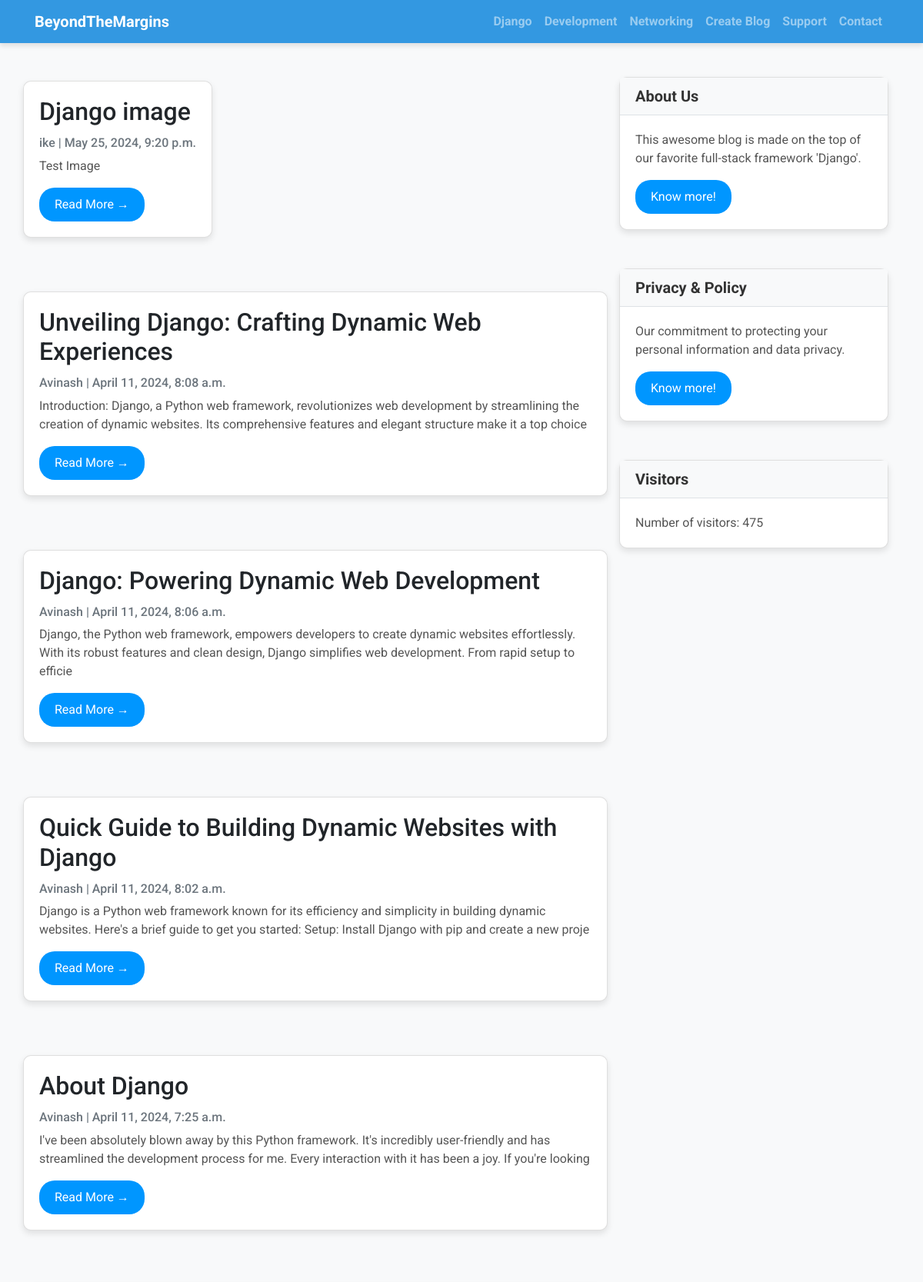
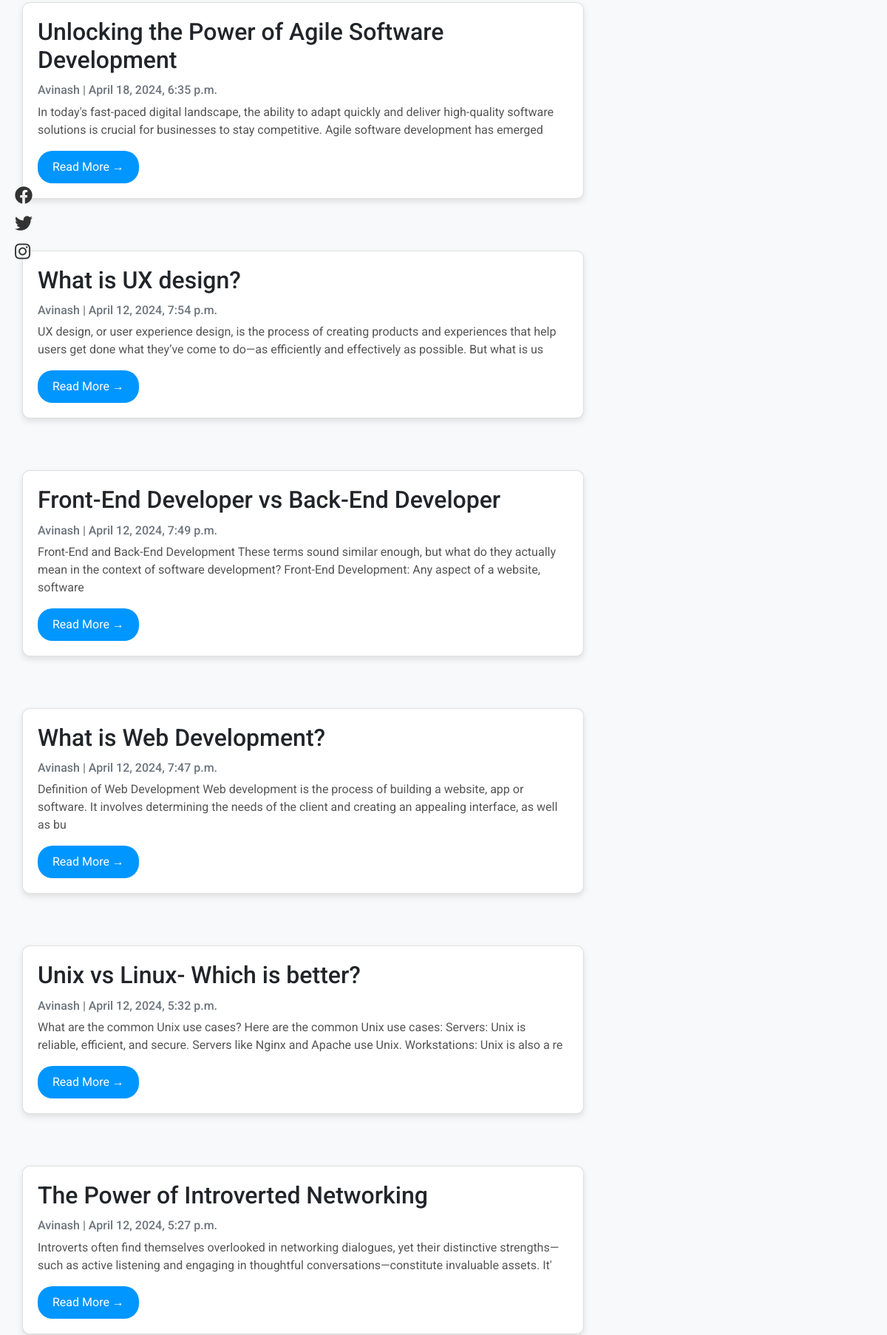
The app's page / (signed in, upper part) with its own data (2 pictures, top to bottom).
### Blog_app/models.py (models this page shows, shortened)
class Django(models.Model):
    title = models.CharField(max_length=200, unique=True)
    slug = models.SlugField(max_length=200, unique=True)
    author = models.ForeignKey(User, on_delete=models.CASCADE, related_name='blog_posts')
    updated_on = models.DateTimeField(auto_now=True)
    content = models.TextField()
    created_on = models.DateTimeField(auto_now_add=True)
    status = models.IntegerField(choices=STATUS, default=0)
    image = models.ImageField(upload_to='images/', blank=True, null=True)
    class Meta:
        ordering = ['-created_on']

class Development(models.Model):
    title = models.CharField(max_length=200, unique=True)
    slug = models.SlugField(max_length=200, unique=True)
    author = models.ForeignKey(User, on_delete=models.CASCADE, related_name='development_posts')
    updated_on = models.DateTimeField(auto_now=True)
    content = models.TextField()
    created_on = models.DateTimeField(auto_now_add=True)
    status = models.IntegerField(choices=STATUS, default=0)
    image = models.ImageField(upload_to='images/', blank=True, null=True)
    class Meta:
        ordering = ['-created_on']

class Networking(models.Model):
    title = models.CharField(max_length=200, unique=True)
    slug = models.SlugField(max_length=200, unique=True)
    author = models.ForeignKey(User, on_delete=models.CASCADE, related_name='networking_posts')
    updated_on = models.DateTimeField(auto_now=True)
    content = models.TextField()
    created_on = models.DateTimeField(auto_now_add=True)
    status = models.IntegerField(choices=STATUS, default=0)
    image = models.ImageField(upload_to='images/', blank=True, null=True)
    class Meta:
        ordering = ['-created_on']

class VisitCounter(models.Model):
    count = models.IntegerField(default=0)

### Blog_app/views.py (the view)
# urls.py: path('', views.AllPostsView.as_view(), name='home'),
class AllPostsView(LoginRequiredMixin, generic.TemplateView):
    login_url = '/login/'  # Redirect to /login if not authenticated
    redirect_field_name = 'redirect_to'  # Optional, specifies the name of a GET field with the URL to redirect to after login
    def get(self, request):
        django_posts = Django.objects.filter(status=1)
        development_posts = Development.objects.filter(status=1)
        networking_posts = Networking.objects.filter(status=1)
        context = self.get_context_data()
        context.update({
            'django_posts': django_posts,
            'development_posts': development_posts,
            'networking_posts': networking_posts
        })
        return render(request, 'index.html', context)
    def get_context_data(self, **kwargs):
        context = super().get_context_data(**kwargs)
        visit_counter, created = VisitCounter.objects.get_or_create()
        if created:
            visit_counter.save()
        visit_counter.count += 1
        visit_counter.save()
        context['visit_counter'] = visit_counter
        return context

### templates/index.html (shortened to what this page needs)
<!DOCTYPE html>
<html lang="en">
<head>
    <link href="https://stackpath.bootstrapcdn.com/bootstrap/4.5.2/css/bootstrap.min.css" rel="stylesheet">
</head>
<body>
    {% extends "base.html" %}
    {% block content %}
    <div class="container">
        <div class="row">
            <div class="col-md-8">
                <div class="row">
                    {% for django in django_posts %}
                    <div class="">
                        <div class="card">
                            <div class="card-body">
                                <h2 class="card-title">{{ django.title }}</h2>
                                <p class="card-text text-muted h6">
                                    {{ django.author }} | {{ django.created_on}}
                                </p>
                                <p class="card-text">{{django.content|slice:":200" }}</p>
                                <a href="{% url 'django_detail' django.slug  %}" class="btn btn-primary">Read More &rarr;</a>
                            </div>
                        </div>
                    </div>
                    {% endfor %}
                    {% for development in development_posts %}
                    <div class="">
                        <div class="card">
                            <div class="card-body">
                                <h2 class="card-title">{{ development.title }}</h2>
                                <p class="card-text text-muted h6">
                                    {{ development.author }} | {{ development.created_on}}
                                </p>
                                <p class="card-text">{{development.content|slice:":200" }}</p>
                                <a href="{% url 'development_detail' development.slug  %}" class="btn btn-primary">Read More &rarr;</a>
                            </div>
                        </div>
                    </div>
                    {% endfor %}
                    {% for networking in networking_posts %}
                    <div class="">
                        <div class="card">
                            <div class="card-body">
                                <h2 class="card-title">{{ networking.title }}</h2>
                                <p class="card-text text-muted h6">
                                    {{ networking.author }} | {{ networking.created_on}}
                                </p>
                                <p class="card-text">{{networking.content|slice:":200" }}</p>
                                <a href="{% url 'networking_detail' networking.slug  %}" class="btn btn-primary">Read More &rarr;</a>
                            </div>
                        </div>
                    </div>
                    {% endfor %}
                </div>
            </div>
                {% block sidebar %}
                {% include 'sidebar.html' %}
                {% endblock sidebar %}
        </div>
    </div>
    {% endblock %}

### templates/sidebar.html (shortened to what this page needs)
{% block sidebar %}
<div class="col-md-4 float-right">
    <div class="card">
        <h5 class="card-header">About Us</h5>
        <div class="card-body">
            <p class="card-text">This awesome blog is made on the top of our favorite full-stack framework 'Django'.</p>
            <a href="{% url 'about' %}" class="btn btn-primary">Know more!</a>
        </div>
    </div>
    <div class="card">
        <h5 class="card-header">Privacy & Policy</h5>
        <div class="card-body">
            <p class="card-text">Our commitment to protecting your personal information and data privacy.</p>
            <a href="{% url 'privacy' %}" class="btn btn-primary">Know more!</a>
        </div>
    </div>
    <div class="card">
        <h5 class="card-header">Visitors</h5>
        <div class="card-body">
            <p class="card-text">Number of visitors: {{ visit_counter.count }}</p>
        </div>
    </div>
</div>
{% endblock sidebar %}

### templates/index.html (style rules this page uses)
body { margin-top: 50px !important; margin-bottom: 50px !important; }
.row { margin-top: 5px; }

### templates/base.html (style rules this page uses)
body { font-family: "Roboto", sans-serif; font-size: 16px; background-color: #f8f9fa; }

### templates/sidebar.html (style rules this page uses)
.card { box-shadow: 0 4px 8px rgba(0, 0, 0, 0.1); border-radius: 10px; margin-bottom: 20px; margin-top: 50px; }
.card-header { background-color: #f8f9fa; border-bottom: 1px solid #dee2e6; font-weight: bold; color: #333; }
.card-body { padding: 20px; }
.card-text { font-size: 16px; color: #555; }
.btn { background-color: #0096FF; color: #fff; border: none; border-radius: 20px; padding: 10px 20px; font-size: 16px; transition: background-color 0.3s; }

### records on screen
Django: title "Django image", author "ike", created_on "May 25, 2024, 9:20 p.m.", content "Test Image"
Django: title "Unveiling Django: Crafting Dynamic Web Experiences", author "Avinash", created_on "April 11, 2024, 8:08 a.m.", content "Introduction: Django, a Python web framework, revolutionizes web development by streamlining the creation of dynamic websites. Its comprehensive features and elegant structure make it a top choice"
Django: title "Django: Powering Dynamic Web Development", author "Avinash", created_on "April 11, 2024, 8:06 a.m.", content "Django, the Python web framework, empowers developers to create dynamic websites effortlessly. With its robust features and clean design, Django simplifies web development. From rapid setup to efficie"
Django: title "Quick Guide to Building Dynamic Websites with Django", author "Avinash", created_on "April 11, 2024, 8:02 a.m.", content "Django is a Python web framework known for its efficiency and simplicity in building dynamic websites. Here's a brief guide to get you started: Setup: Install Django with pip and create a new proje"
Django: title "About Django", author "Avinash", created_on "April 11, 2024, 7:25 a.m.", content "I've been absolutely blown away by this Python framework. It's incredibly user-friendly and has streamlined the development process for me. Every interaction with it has been a joy. If you're looking"
Development: title "Unlocking the Power of Agile Software Development", author "Avinash", created_on "April 18, 2024, 6:35 p.m.", content "In today's fast-paced digital landscape, the ability to adapt quickly and deliver high-quality software solutions is crucial for businesses to stay competitive. Agile software development has emerged"
Development: title "What is UX design?", author "Avinash", created_on "April 12, 2024, 7:54 p.m.", content "UX design, or user experience design, is the process of creating products and experiences that help users get done what they’ve come to do—as efficiently and effectively as possible. But what is us"
Development: title "Front-End Developer vs Back-End Developer", author "Avinash", created_on "April 12, 2024, 7:49 p.m.", content "Front-End and Back-End Development These terms sound similar enough, but what do they actually mean in the context of software development? Front-End Development: Any aspect of a website, software"
Development: title "What is Web Development?", author "Avinash", created_on "April 12, 2024, 7:47 p.m.", content "Definition of Web Development Web development is the process of building a website, app or software. It involves determining the needs of the client and creating an appealing interface, as well as bu"
Networking: title "Unix vs Linux- Which is better?", author "Avinash", created_on "April 12, 2024, 5:32 p.m.", content "What are the common Unix use cases? Here are the common Unix use cases: Servers: Unix is reliable, efficient, and secure. Servers like Nginx and Apache use Unix. Workstations: Unix is also a re"
Networking: title "The Power of Introverted Networking", author "Avinash", created_on "April 12, 2024, 5:27 p.m.", content "Introverts often find themselves overlooked in networking dialogues, yet their distinctive strengths—such as active listening and engaging in thoughtful conversations—constitute invaluable assets. It'"
VisitCounter: count "475"
